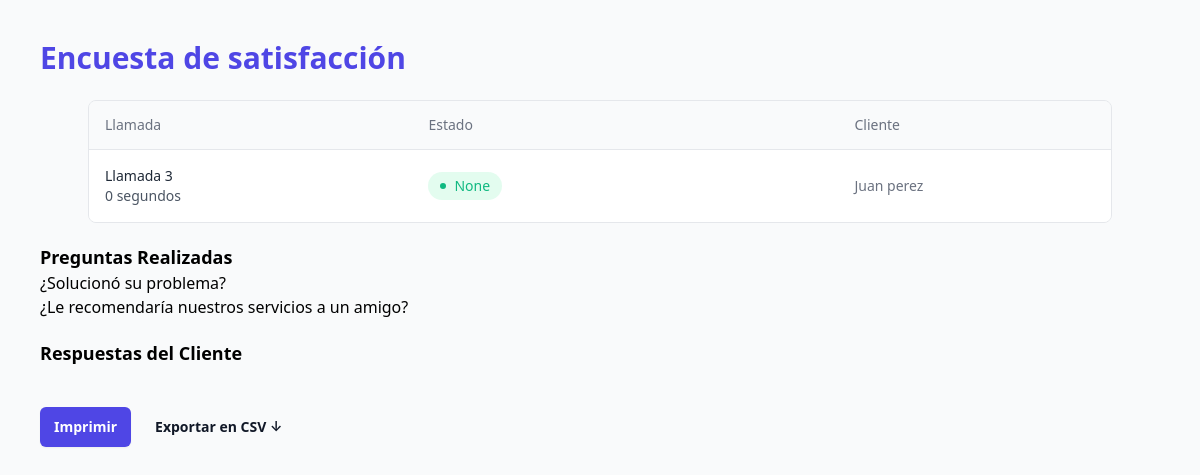
Screenshot of /3/ with the database file from the repository.
### encuestas/models.py (models this page shows, shortened)
class Encuesta(models.Model):
    fechaFinVigencia = models.DateField(default=datetime.now)
    descripcion = models.CharField(max_length=100, default="Sin descripcion")
    pregunta = models.ManyToManyField(Pregunta, related_name='encuesta', default="None")

class Llamada(models.Model):
    duracion = models.IntegerField(default = 0)
    descripcionOperador = models.CharField(max_length = 200, default = "Sin descripcion")
    detalleAccionRequerida = models.CharField(max_length = 200, default = "Sin detalle")
    encuestaEnviada = models.BooleanField(default = False)
    observacionAuditor = models.CharField(max_length=200, default = "Sin observacion")
    respuestasDeEncuesta = models.ManyToManyField("RespuestaDeCliente", related_name = 'llamada', default=None, blank=True)
    cliente = models.ForeignKey("Cliente", on_delete = models.CASCADE, related_name = 'llamada', default=None)
    def determinarUltimoEstado(self):
        ultimo_cambio_estado = CambioEstado.objects.filter(llamada=self).order_by('-fechaHoraInicio').first()
        if ultimo_cambio_estado:
            return ultimo_cambio_estado.estado
        else:
            return None

class Cliente(models.Model):
    dni = models.CharField(max_length=10)
    nombreCompleto = models.CharField(max_length=100)
    nroCelular = models.CharField(max_length=15)
    def __str__(self):
        return f"{self.nombreCompleto}"

class Pregunta(models.Model):
    pregunta = models.CharField(max_length=100, default="Sin descripcion")
    respuestas = models.ManyToManyField(RespuestaPosible,related_name='pregunta', default=None)

### encuestas/views.py (the view, shortened to what this page needs)
# urls.py: path("<int:pk>/", views.detail, name="detail"),
def detail(request, pk):
    llamada_instance = get_object_or_404(Llamada, pk=pk)
    encuesta_instance = get_object_or_404(Encuesta, pk=1)
    context = {
        'llamada': llamada_instance,
        'encuesta': encuesta_instance,
    }
    return render(request, 'encuestas/detail.html', context)

### encuestas/templates/encuestas/detail.html (shortened to what this page needs)
{% extends 'base.html' %}
{% block content %}
    <h1 class="text-3xl font-bold text-indigo-600"> {{encuesta.descripcion}}</h1>
    <section class="container mx-auto">
        <div class="flex flex-col mt-6">
            <div class="-mx-4 -my-2 overflow-x-auto sm:-mx-6 lg:-mx-8">
                <div class="inline-block w-full py-2 align-middle md:px-6 lg:px-8">
                    <div class="overflow-hidden border border-gray-200  md:rounded-lg">
                        <table class="min-w-full divide-y divide-gray-200 ">
                            <thead class="bg-gray-50 ">
                                <tr>
                                    <th scope="col" class="py-3.5 px-4 text-sm font-normal text-left rtl:text-right text-gray-500 ">
                                        <div class="flex items-center gap-x-3">
                                            <span>Llamada</span>
                                        </div>
                                    </th>
                                    <th scope="col" class="px-12 py-3.5 text-sm font-normal text-left rtl:text-right text-gray-500 ">
                                            <span>Estado</span>
                                    </th>
                                    <th scope="col" class="px-4 py-3.5 text-sm font-normal text-left rtl:text-right text-gray-500 ">Cliente</th>
                                </tr>
                            </thead>
                            <tbody class="bg-white divide-y divide-gray-200  ">
                                <tr>
                                    <td class="px-4 py-4 text-sm font-medium text-gray-700 whitespace-nowrap">
                                        <div class="inline-flex items-center gap-x-3">
                                            <div class="flex items-center gap-x-2">
                                                <div>
                                                    <h2 class="font-medium text-gray-800  ">Llamada {{llamada.id}} </h2>
                                                    <p class="text-sm font-normal text-gray-600 ">{{ llamada.duracion }} segundos </p>
                                                </div>
                                            </div>
                                        </div>
                                    </td>
                                    <td class="px-12 py-4 text-sm font-medium text-gray-700 whitespace-nowrap">
                                        <div class="inline-flex items-center px-3 py-1 rounded-full gap-x-2 bg-emerald-100/60 ">
                                            <span class="h-1.5 w-1.5 rounded-full bg-emerald-500"></span>
                                            <h2 class="text-sm font-normal text-emerald-500">{{llamada.determinarUltimoEstado}}</h2>
                                        </div>
                                    </td>
                                    <td class="px-4 py-4 text-sm text-gray-500  whitespace-nowrap"> {{llamada.cliente}} </td>
                                </tr>
                            </tbody>
                        </table>
                    </div>
                </div>
            </div>
        </div>
    </section>
    <ul class=" max-w-xl">
        <h3 class="text-lg font-bold mt-5">Preguntas Realizadas</h3>
        {% for pregunta in encuesta.pregunta.all %}
            <li>{{ pregunta.pregunta }}</li>
        {% endfor %}
        <h3 class="text-lg font-bold mt-5">Respuestas del Cliente</h3>
    <div class="mt-10 flex items-center justify-start gap-x-6">
        <a href="javascript:window.print()" class="rounded-md bg-indigo-600 px-3.5 py-2.5 text-sm font-semibold text-white shadow-sm hover:bg-indigo-500 focus-visible:outline focus-visible:outline-2 focus-visible:outline-offset-2 focus-visible:outline-indigo-600">Imprimir</a>
        <a href="?export_csv=1" class="text-sm font-semibold leading-6 text-gray-900 transition hover:underline hover:text-indigo-900">Exportar en CSV <span aria-hidden="true">↓</span></a>
    </div>
{% endblock %}

### rows the page displays
Encuesta: descripcion "Encuesta de satisfacción"
Llamada: id "3", duracion "0", determinarUltimoEstado "None", cliente "Juan perez"
Pregunta: pregunta "¿Solucionó su problema?"
Pregunta: pregunta "¿Le recomendaría nuestros servicios a un amigo?"
